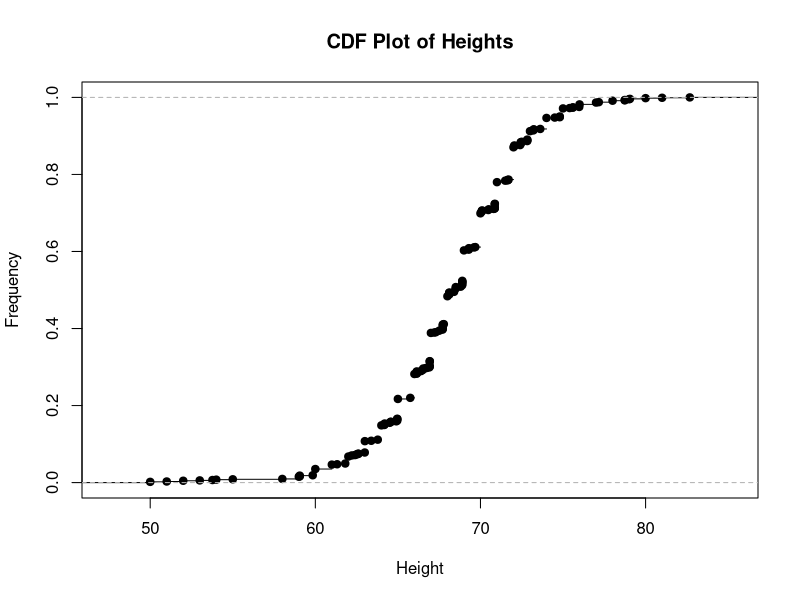
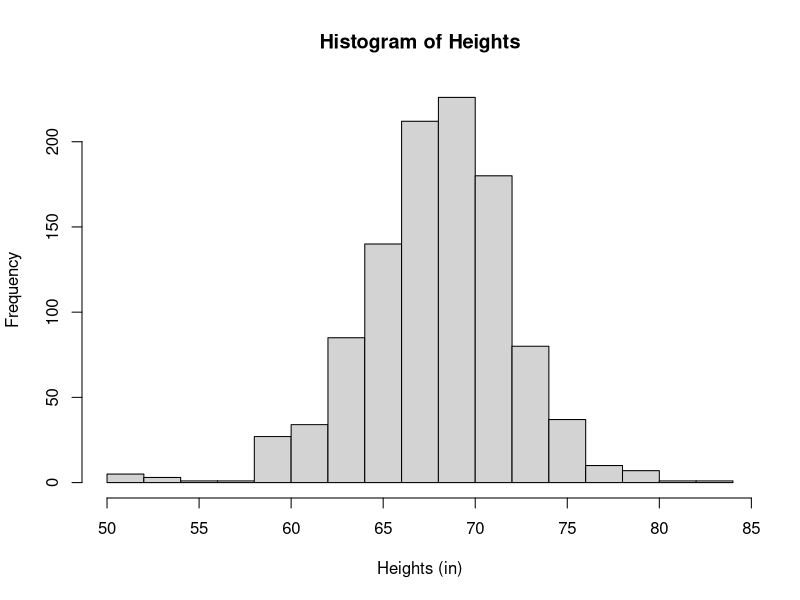
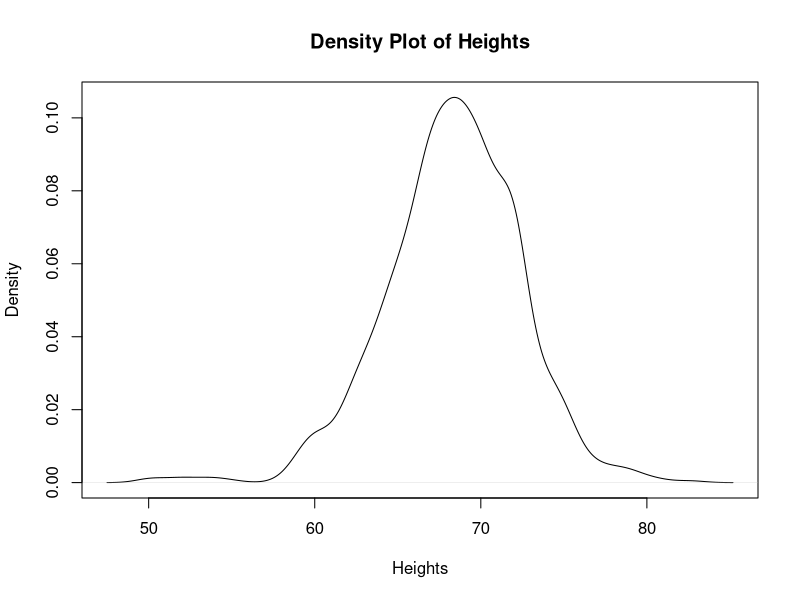
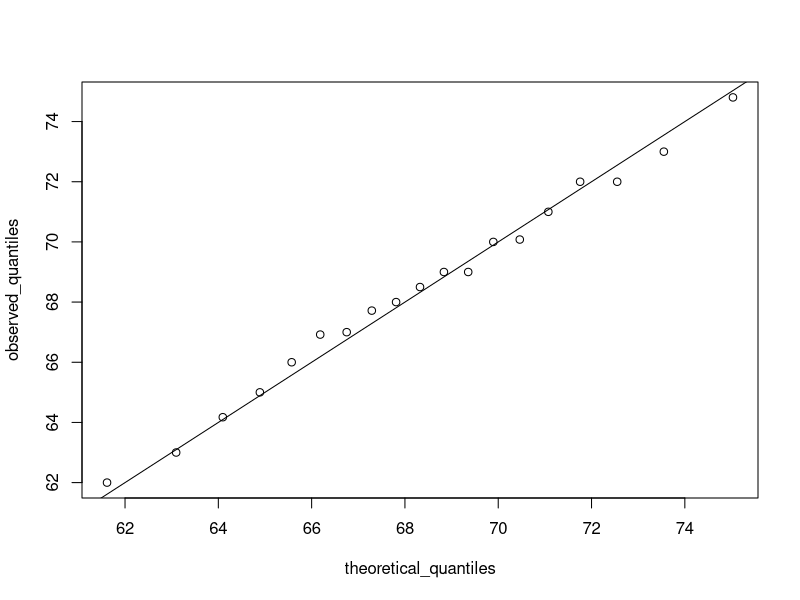
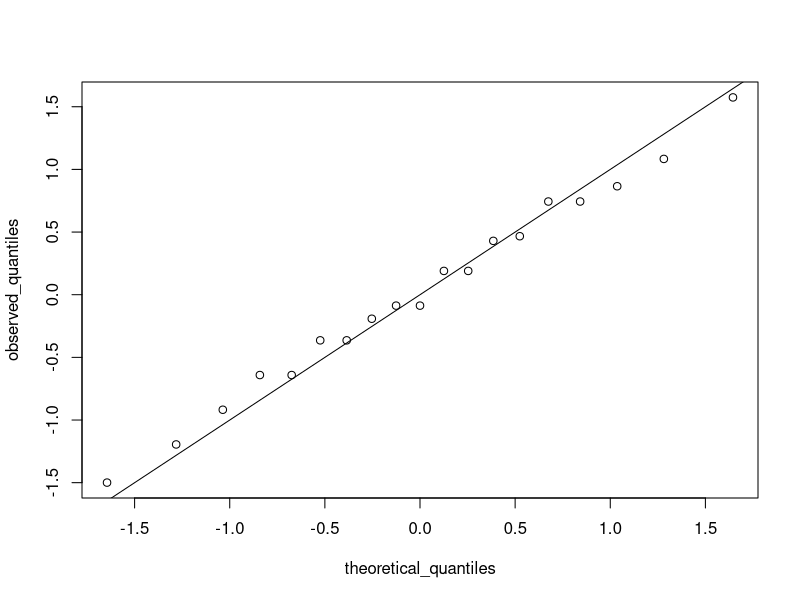
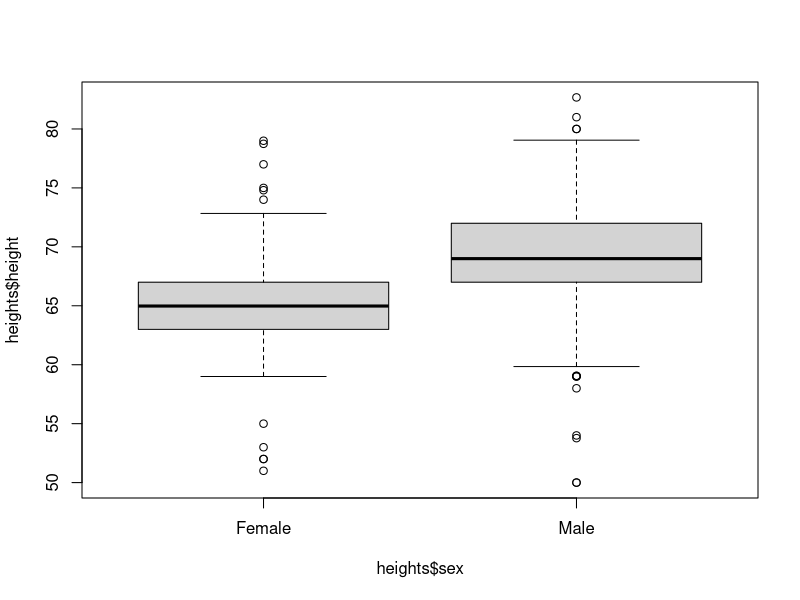
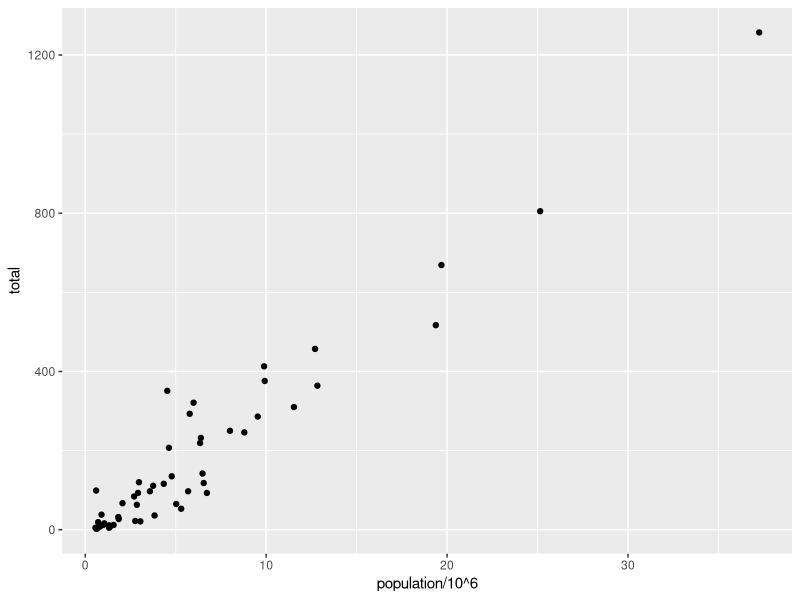
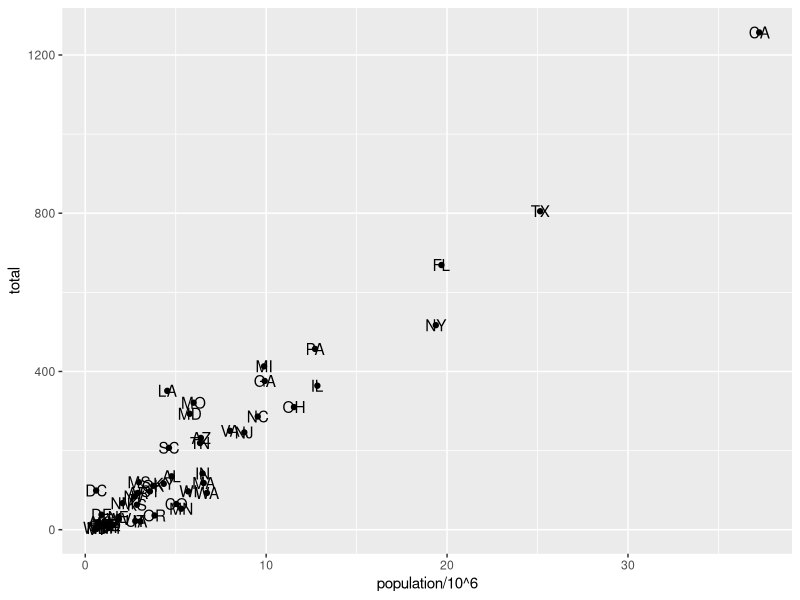

Here is the R script that generated these plots, in order:
## ---- chunk 1
knitr::opts_chunk$set(fig.width=12, fig.height=8,
     warning=FALSE, message=FALSE)
## ---- chunk 2

require(knitr)
require(dslabs)
require(ggplot2)
require(dplyr)
require(ggrepel)
## ---- chunk 3
data(heights)
prop.table(table(heights$sex))
## ---- chunk 4
plot(ecdf(heights$height), xlab = "Height", 
     ylab = "Frequency", 
     main = "CDF Plot of Heights")

## ---- chunk 5
hist(heights$height, 
     main = "Histogram of Heights", 
     xlab = "Heights (in)")
## ---- chunk 6
plot(density(heights$height), 
     main = "Density Plot of Heights", 
     xlab = "Heights")
## ---- chunk 7
z <- scale(heights$height[heights$sex == "Male"])
mean(abs(z < 2))
## ---- chunk 8
heights_Male <- heights$height[heights$sex == "Male"]
mh_norm <- pnorm(c(69, 72), mean(heights_Male), sd(heights_Male))
mh_norm
mh_norm[2] - mh_norm[1]
## ---- chunk 9
#estimate the proportion of men who are taller than 80 in using mean of 69 and sd of 3 
p <- 1 - pnorm(80, 69, 3)
#estimate the total number of men over 6'8" to the nearest integer
N <- round(p * 7.4 * 10^9)
#divide the number of men in the NBA over 6'8" by the total
150/N * 100
## ---- chunk 10
#As an example, the mean value here represents the proportion p and 69.5 is q
x <- heights$height
mean_x <- mean(x <= 69.5)
#a series of proportions
p <- seq(0.05, 0.95, 0.05)
#create a matrix of proportions and their corresponding q values from the data
observed_quantiles <- quantile(x, p)
#create a matrix of proportions and their corresponding q values from the normal curve
theoretical_quantiles <- qnorm(p, mean = mean(x), sd = sd(x))
#plot the two quantiles against each other
plot(theoretical_quantiles, observed_quantiles)
#plot an identity line to see how closely they match
abline(0,1)
## ---- chunk 11
#recall that z represents the normalized values from height (standard units)
observed_quantiles <- quantile(z, p)
#create quantiles from the normal curve with qnorm()
theoretical_quantiles <- qnorm(p) 
plot(theoretical_quantiles, observed_quantiles)
abline(0,1)
## ---- chunk 12
boxplot(heights$height~heights$sex)
## ---- chunk 13
x <- heights$height
error_avg <- function(k){
  x[1] <- k
  mean(x)
}
mean(x)
error_avg(10000)
error_avg(-10000)
## ---- chunk 14
error_med <- function(k){
  x[1] <- k
  median(x)
}
median(x)
error_med(10000)
error_med(-10000)
## ---- chunk 15
require(ggplot2)
library(dslabs)
data(murders)
## ---- chunk 16
require(dplyr)
murders %>% ggplot() +
  geom_point(aes(x = population/10^6, y = total))
## ---- chunk 17
library(magrittr)
m_Plot <- murders %>% ggplot()
## ---- chunk 18
m_Plot + 
  geom_point(aes(x = population/10^6, y = total)) +
  geom_text(aes(x = population/10^6, total, label = abb))
## ---- chunk 19
m_Plot + 
  geom_point(aes(x = population/10^6, y = total), size = 3) +
  geom_text(aes(x = population/10^6, total, label = abb), nudge_x = 1.3)
## ---- chunk 20
p <- murders %>% ggplot(aes(population/10^6, total, label = abb))

## ---- chunk 21
p + geom_point(size = 3) + #note that size is specific to geom_point
  geom_text(nudge_x = 1.5) #same for nudge_x in geom_text
## ---- chunk 22
p + geom_point(size = 3) + 
  geom_text(nudge_x = 0.075) +
  scale_x_continuous(trans = "log10") +
  scale_y_continuous(trans = "log10")
## ---- chunk 23
p + geom_point(size = 3) + 
  geom_text(nudge_x = 0.075) +
  scale_x_continuous(trans = "log10") +
  scale_y_continuous(trans = "log10") +
  xlab("Populations in Millions (log scale)") +
  ylab("Total Murders (log scale)") +
  ggtitle("US Gun Murders in the United States")
## ---- chunk 24
p <- murders %>% ggplot(aes(population/10^6, total, label = abb)) + 
  geom_point(size = 3) + 
  geom_text(nudge_x = 0.075) +
  scale_x_continuous(trans = "log10") +
  scale_y_continuous(trans = "log10") +
  xlab("Populations in Millions (log scale)") +
  ylab("Total Murders (log scale)") +
  ggtitle("US Gun Murders in the United States")
## ---- chunk 25
require(dplyr)
r <- murders %>% summarize(rate = sum(total)/ sum(population) * 10^6) %>% 
  .$rate
p + geom_abline(intercept = log10(r), lty = 2, color = "darkgrey") + 
  geom_point(aes(col = region), size = 3) + 
  scale_color_discrete(name = "Region")
## ---- chunk 26
require(ggthemes)
require(ggrepel)
murders %>% ggplot(aes(population/10^6, total, label = abb)) + 
  geom_abline(intercept = log10(r), lty = 2, color = "darkgrey") +
  geom_point(aes(col = region), size = 3) + 
  geom_text_repel() +
  scale_x_continuous(trans = "log10") +
  scale_y_continuous(trans = "log10") +
  xlab("Populations in Millions (log scale)") +
  ylab("Total Murders (log scale)") +
  ggtitle("US Gun Murders in the United States") +
  scale_color_discrete(name = "Region") + 
  theme_fivethirtyeight() 
## ---- chunk 27
require(dslabs)
data("heights")
q <- heights %>% filter(sex=="Male") %>%
  ggplot(aes(x = height))
q + geom_histogram(binwidth = 1, fill = "blue", col = "black") +
  xlab("Male Heights (in)") +
  ggtitle("Histogram")
## ---- chunk 28
q + geom_density(fill = "blue") +
  xlab("Male Heights (in)") +
  ggtitle("Density Plot")
## ---- chunk 29
params <- heights %>% filter(sex == "Male") %>% 
  summarize(mean = mean(height), sd = sd(height))
qq <- heights %>% filter(sex == "Male") %>% 
  ggplot(aes(sample = height))
qqplot <- qq + geom_qq(dparams = params) + 
  ggtitle("Q-Q Plot of Male Heights") + geom_abline()
#alternative, cleaner method
qq_2 <- heights %>% filter(sex == "Male") %>% 
  ggplot(aes(sample = scale(height)))
qq_scale <- qq_2 + geom_qq() + geom_abline() + 
  ggtitle("Q-Q Plot of Male Heights")
qqplot
## ---- chunk 30
q <- heights %>% filter(sex=="Male") %>%
  ggplot(aes(x = height))
p1 <- q + geom_histogram(binwidth = 1, fill = "blue", col = "black")
p2 <- q + geom_histogram(binwidth = 2, fill = "blue", col = "black")
p3 <- q + geom_histogram(binwidth = 3, fill = "blue", col = "black")
library(gridExtra)
grid.arrange(p1,p2,p3, ncol = 3) 
## ---- chunk 31
heights %>% ggplot(aes(x = height, fill = sex)) + 
  geom_density(alpha = 0.2)
## ---- chunk 32
library(dslabs)
data(heights)
data(murders)
## ---- chunk 33
s<- heights %>% filter(sex == "Male") %>% 
  summarize(average = mean(height), 
            standard_deviation = sd(height))
s
## ---- chunk 34
s$average
## ---- chunk 35
heights %>% filter(sex == "Male") %>%
  summarize(median = median(height), 
            minimum = min(height),
            maximum = max(height))
## ---- chunk 36
us_murder_rate <- murders %>% 
  summarize(rate = sum(total)/sum(population)*100000)
us_murder_rate
## ---- chunk 37
us_murder_rate <- murders %>% 
  summarize(rate = sum(total) / sum(population) * 100000) %>% .$rate
us_murder_rate
## ---- chunk 38
head(heights %>% group_by(sex))
## ---- chunk 39
heights %>% 
  group_by(sex) %>% 
  summarize(average = mean(height), standard_deviation = sd(height))
## ---- chunk 40
murders %>% arrange(population) %>% head()
## ---- chunk 41
murders <- murders %>% 
  mutate(rate = total/population * 100000) 
murders %>% arrange(rate) %>% head()
## ---- chunk 42
murders %>% arrange(desc(rate)) %>% head()
## ---- chunk 43
murders %>% arrange(region,desc(rate)) %>% head(20)
## ---- chunk 44
murders %>% arrange(desc(rate)) %>% top_n(10)
## ---- chunk 45
library(dslabs)
data(gapminder)
## ---- chunk 46
gapminder %>% 
  filter(year == 2015 & country %in% c("Sri Lanka", "Turkey")) %>%
  select(country, infant_mortality)
## ---- chunk 47
col_a <- gapminder %>% 
  filter(year == 2015 & country %in% c("Sri Lanka", "Poland", "Malaysia", "Pakistan", "Thailand")) %>%
  select(country, infant_mortality)
col_b <- gapminder %>% 
  filter(year == 2015 & country %in% 
      c("Turkey", "South Korea", "Russia", "Vietnam", "South Africa")) %>%
  select(country, infant_mortality)
table_1 <- data_frame(Country_A = col_a$country, Infant_Mortality_A = col_a$infant_mortality, Country_B = col_b$country, Infant_Mortality_B = col_b$infant_mortality)
table_1
## ---- chunk 48
filter(gapminder, year == 1962) %>%
  ggplot(aes(fertility, life_expectancy, color = continent)) +
  geom_point()
## ---- chunk 49
filter(gapminder, year %in% c(1962, 2012)) %>%
  ggplot(aes(fertility, life_expectancy, color = continent)) +
  geom_point() +
  facet_grid(continent~year)
## ---- chunk 50
countries <- c("South Korea", "Germany")
gapminder %>% filter(country %in% countries) %>% 
  ggplot(aes(year, fertility, col = country)) + 
  geom_line()
## ---- chunk 51
labels <- data.frame(country = countries, x = c(1975, 1965), y = c(60, 72))
gapminder %>% filter(country %in% countries) %>%
  ggplot(aes(year, life_expectancy, col = country)) + 
  geom_line() +
  geom_text(data = labels, aes(x, y, label = country), size = 5) +
  theme(legend.position = "none")
## ---- chunk 52
gapminder <- gapminder %>% mutate(dpd = gdp/population/365)
gapminder %>%
  filter(year == 1970 & !is.na(gdp)) %>%
  ggplot(aes(dpd)) + 
  geom_histogram()
## ---- chunk 53
gapminder %>%
  filter(year == 1970 & !is.na(gdp)) %>%
  ggplot(aes(dpd)) + 
  geom_histogram(binwidth = 1) +
  scale_x_continuous(trans = "log2")
## ---- chunk 54
gapminder %>%
  filter(year == 1970 & !is.na(gdp)) %>%
  ggplot(aes(region, dpd)) + 
  geom_boxplot() + 
  theme(axis.text.x = element_text(angle = 90, hjust = 1))
## ---- chunk 55
gapminder %>%
  filter(year == 1970 & !is.na(gdp)) %>%
  mutate(region = reorder(region, dpd, FUN = median)) %>%
  ggplot(aes(region, dpd, fill = continent)) + 
  geom_boxplot() + 
  theme(axis.text.x = element_text(angle = 90, hjust = 1)) +
  xlab("") +
  scale_y_continuous(trans = "log2") +
  geom_point()

## ---- chunk 56
west <- c("Western Europe", "Northern Europe", "Southern Europe", "Northern America", "Australia and New Zealand")
gapminder %>%
  filter(year == 1970 & !is.na(gdp)) %>%
  mutate(group = ifelse(region %in% west, "West", "Developing")) %>%
  ggplot(aes(dpd)) + 
  geom_histogram(binwidth = 1, color = "black") +
  scale_x_continuous(trans = "log2") +
  facet_grid(. ~ group)

## ---- chunk 57
past_year <- 1970
country_list_1 <- gapminder %>% filter(year == past_year & !is.na(dpd)) %>% .$country
country_list_2 <- gapminder %>% filter(year == 2010 & !is.na(dpd)) %>% .$country
country_list <- intersect(country_list_1, country_list_2)
## ---- chunk 58
gapminder %>%
  filter(year %in% c(past_year, 2010) & country %in% country_list) %>%
  mutate(group = ifelse(region %in% west, "West", "Developing")) %>%
  ggplot(aes(dpd)) + 
  geom_histogram(binwidth = 1, color = "black") +
  scale_x_continuous(trans = "log2") +
  facet_grid(year ~ group)
## ---- chunk 59
gapminder %>%
  filter(year %in% c(past_year, 2010) & country %in% country_list) %>%
  mutate(region = reorder(region, dpd, FUN = median)) %>%
  ggplot(aes(region, dpd, fill = continent)) + 
  geom_boxplot() + 
  theme(axis.text.x = element_text(angle = 90, hjust = 1)) +
  xlab("") +
  scale_y_continuous(trans = "log2") +
  geom_point() +
  facet_grid(year ~ .)
## ---- chunk 60
gapminder %>%
  filter(year %in% c(past_year, 2010) & country %in% country_list) %>%
  mutate(region = reorder(region, dpd, FUN = median)) %>%
  ggplot(aes(region, dpd, fill = continent)) + 
  theme(axis.text.x = element_text(angle = 90, hjust = 1)) +
  xlab("") +
  scale_y_continuous(trans = "log2") +
  geom_boxplot(aes(region, dpd, fill = factor(year)))
## ---- chunk 61
gapminder %>%
  filter(year == past_year & country %in% country_list) %>%
  mutate(group = ifelse(region %in% west, "West", "Developing")) %>% group_by(group) %>% summarize(n=n()) %>% knitr::kable()
require(knitr)
library(knitr)
## ---- chunk 62
gapminder %>%
  filter(year %in% c(past_year, 2010) & country %in% country_list) %>%
  mutate(group = ifelse(region %in% west, "West", "Developing")) %>%
  ggplot(aes(dpd, ..count.., fill = group)) +
  scale_x_continuous(trans = "log2") +
  xlab("Dollars Per Day") +
  geom_density(alpha = 0.2, bw = 0.75) + facet_grid(year ~ .)
## ---- chunk 63
gapminder %>%
  filter(year %in% c(past_year, 2010) & country %in% country_list) %>%
  mutate(group = as.factor(case_when(
    .$region %in% west ~ "West",
    .$region %in% c("Eastern Asia", "South-Eastern Asia") ~ "East Asia",
    .$region %in% c("Caribbean", "Central America", "South America") ~ "Latin America",
    .$continent == "Africa" & .$region != "Northern Africa" ~ "Sub-Saharan Africa",
    TRUE ~ "Others"
  ))) %>%
  ggplot(aes(dpd, ..count.., fill = group)) +
  scale_x_continuous(trans = "log2") +
  xlab("Dollars Per Day") +
  geom_density(alpha = 0.2, bw = 0.75, position = "stack") + facet_grid(year ~ .)
## ---- chunk 64
gapminder %>% 
  filter(year %in% c(past_year, 2010) & country %in% country_list) %>%
  group_by(year) %>%
  mutate(weight = population/sum(population)*2) %>%
  ungroup() %>%
  mutate(group = as.factor(case_when(
    .$region %in% west ~ "West",
    .$region %in% c("Eastern Asia", "South-Eastern Asia") ~ "East Asia",
    .$region %in% c("Caribbean", "Central America", "South America") ~ "Latin America",
    .$continent == "Africa" & .$region != "Northern Africa" ~ "Sub-Saharan Africa",
    TRUE ~ "Others"
  ))) %>%
  ggplot(aes(dpd, fill = group, weight = weight)) +
  scale_x_continuous(trans = "log2") +
  geom_density(alpha = 0.2, bw = 0.75, position = "stack") + facet_grid(year ~ .)
## ---- chunk 65
gapminder <- gapminder %>%
  mutate(group = case_when(
    .$region %in% west ~ "West",
    .$region %in% c("Eastern Asia", "South-Eastern Asia") ~ "East Asia",
    .$region == "Southern Asia" ~ "Southern Asia",
    .$region %in% c("Caribbean", "Central America", "South America") ~ "Latin America",
    .$continent == "Africa" & .$region != "Northern Africa" ~ "Sub-Saharan Africa",
    .$region %in% c("Melanasia", "Micronesia", "Polynesia") ~ "Pacific Islands",
    TRUE ~ "Others"))
surv_income <- gapminder %>% 
  filter(year == 2010 & !is.na(gdp) & !is.na(infant_mortality) & !is.na(group)) %>%
  group_by(group) %>%
  summarize(income = sum(gdp)/sum(population)/365, 
            infant_survival_rate = 1 - sum(infant_mortality/1000*population)/sum(population))
surv_income %>% arrange(income)
## ---- chunk 66
surv_income %>% ggplot(aes(income, infant_survival_rate, label = group, color = group)) + 
  scale_x_continuous(trans = "log2", limit = c(0.25, 150)) +
  scale_y_continuous(trans= "logit", limit = c(0.875, 0.9981), 
                     breaks = c(0.85, 0.90, 0.95, 0.99, 0.995, 0.998)) +
  geom_label_repel(size = 3, show.legend = FALSE) +
  xlab("GDP Per Capita") +
  ylab("Infant Survival Rate")
## ---- chunk 67
gapminder_Africa_2010 <- gapminder %>% mutate(dollars_per_day = gdp/population/365) %>% filter(year == 2010 & continent == "Africa" & !is.na(dollars_per_day)) %>% arrange()
gapminder_Africa_2010 %>% ggplot(aes(infant_mortality,dollars_per_day, col = region)) + geom_point()
## ---- chunk 68
west <- c("Western Europe", "Northern Europe", "Southern Europe", "Northern America", "Australia and New Zealand")
dat <- gapminder %>%
  filter(year %in% c(2010, 2015) & region %in% west & !is.na(life_expectancy) & population > 10^7)
dat %>%
  mutate(location = ifelse(year == 2010, 1, 2), 
         location = ifelse(year == 2015 & country %in% c("United Kingdom", "Portugal"), location + 0.22, location),
         hjust = ifelse(year == 2010, 1,0)) %>%
  mutate(year = as.factor(year)) %>%
  ggplot(aes(year, life_expectancy, group = country)) +
  geom_line(aes(color = country), show.legend = FALSE) +
  geom_text(aes(x = location, label = country, hjust = hjust), show.legend = FALSE) +
  xlab("") +ylab("Life Expectancy")
  
## ---- chunk 69
data(us_contagious_diseases)
str(us_contagious_diseases)
## ---- chunk 70
the_disease <- "Measles"
dat <- us_contagious_diseases %>% 
  filter(!state %in% c("Hawaii", "Alaska") & disease == the_disease) %>% 
  mutate(rate = count/population*10000) %>%
  mutate(state <- reorder(state, rate))
dat %>% filter(state == "California") %>% 
  ggplot(aes(year, rate)) +
  geom_line() + ylab("Cases Per 10,000") +
  geom_vline(xintercept = 1963, col ="blue")
## ---- chunk 71
library(RColorBrewer)
dat %>% ggplot(aes(year, state, fill = rate)) +
  geom_tile(color = "grey50") +
  scale_x_continuous(expand = c(0,0)) +
  scale_fill_gradientn(colors = brewer.pal(9, "Reds"), trans = "sqrt") +
  geom_vline(xintercept = 1963, col = "blue") +
  theme_minimal() + theme(panel.grid = element_blank()) +
  ggtitle(the_disease) +
  ylab("") + xlab("")
